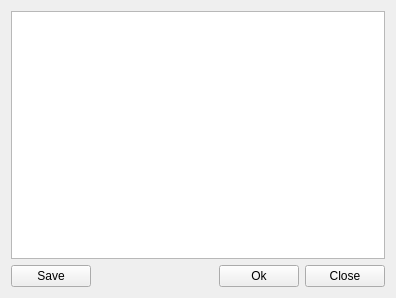
<?xml version="1.0" encoding="UTF-8"?>
<ui version="4.0">
 <class>TagSocketListView</class>
 <widget class="QWidget" name="TagSocketListView">
  <property name="geometry">
   <rect>
    <x>0</x>
    <y>0</y>
    <width>396</width>
    <height>298</height>
   </rect>
  </property>
  <property name="sizePolicy">
   <sizepolicy hsizetype="Expanding" vsizetype="Expanding">
    <horstretch>0</horstretch>
    <verstretch>0</verstretch>
   </sizepolicy>
  </property>
  <property name="windowTitle">
   <string>Form</string>
  </property>
  <layout class="QGridLayout" name="gridLayout">
   <item row="3" column="3">
    <widget class="QPushButton" name="mClose">
     <property name="text">
      <string>Close</string>
     </property>
    </widget>
   </item>
   <item row="3" column="1">
    <spacer name="horizontalSpacer">
     <property name="orientation">
      <enum>Qt::Horizontal</enum>
     </property>
     <property name="sizeHint" stdset="0">
      <size>
       <width>40</width>
       <height>20</height>
      </size>
     </property>
    </spacer>
   </item>
   <item row="3" column="2">
    <widget class="QPushButton" name="mOk">
     <property name="text">
      <string>Ok</string>
     </property>
    </widget>
   </item>
   <item row="3" column="0">
    <widget class="QPushButton" name="mSave">
     <property name="toolTip">
      <string>Save TagSocket bindings</string>
     </property>
     <property name="text">
      <string>Save</string>
     </property>
    </widget>
   </item>
   <item row="0" column="0" colspan="4">
    <widget class="QTableView" name="mTable">
     <property name="sizePolicy">
      <sizepolicy hsizetype="Expanding" vsizetype="Expanding">
       <horstretch>0</horstretch>
       <verstretch>0</verstretch>
      </sizepolicy>
     </property>
    </widget>
   </item>
  </layout>
 </widget>
 <resources/>
 <connections/>
</ui>
